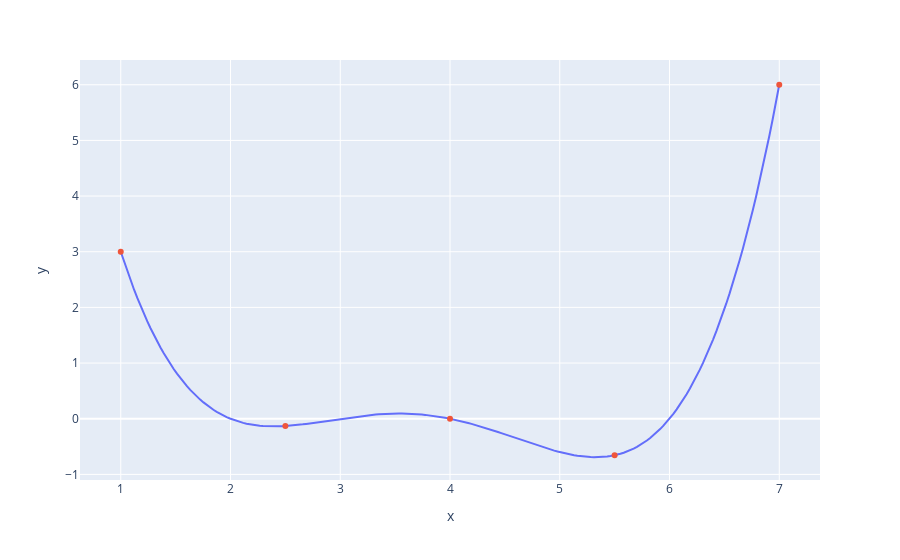

The notebook cell this image was saved under:
### Markdown cell above
This process is essentially the same as before where we made a graphical plot, it's just that we're only looking at 20 selected points.

### Code cell
xs = np.linspace(1, 7, 200)
sparse_xs = np.linspace(1, 7, 5)

ys = arbitrary(xs)
sparse_ys = arbitrary(sparse_xs)

fig = px.line(x = xs, y = arbitrary(xs))
fig.add_scatter(x = sparse_xs, y = arbitrary(sparse_xs), mode = "markers")
fig.update_layout(showlegend= False)
fig.show()

### Figure 1 — Plotly figure (JSON) as saved in the notebook; plotly's stock layout.template omitted (floating-point values rounded to 4 significant figures; data arrays with more than 128 entries replaced by an {"elided": "..."} marker saying what was removed)
{"data": [{"hovertemplate": "x=%{x}<br>y=%{y}<extra></extra>", "legendgroup": "", "line": {"color": "#636efa", "dash": "solid"}, "marker": {"symbol": "circle"}, "mode": "lines", "name": "", "orientation": "v", "showlegend": false, "type": "scatter", "x": {"elided": "200 float values"}, "xaxis": "x", "y": {"elided": "200 float values"}, "yaxis": "y"}, {"mode": "markers", "type": "scatter", "x": [1, 2.5, 4, 5.5, 7], "y": [3, -0.1313, 0, -0.6562, 6]}], "layout": {"legend": {"tracegroupgap": 0}, "margin": {"t": 60}, "showlegend": false, "xaxis": {"anchor": "y", "domain": [0, 1], "title": {"text": "x"}}, "yaxis": {"anchor": "x", "domain": [0, 1], "title": {"text": "y"}}}}
